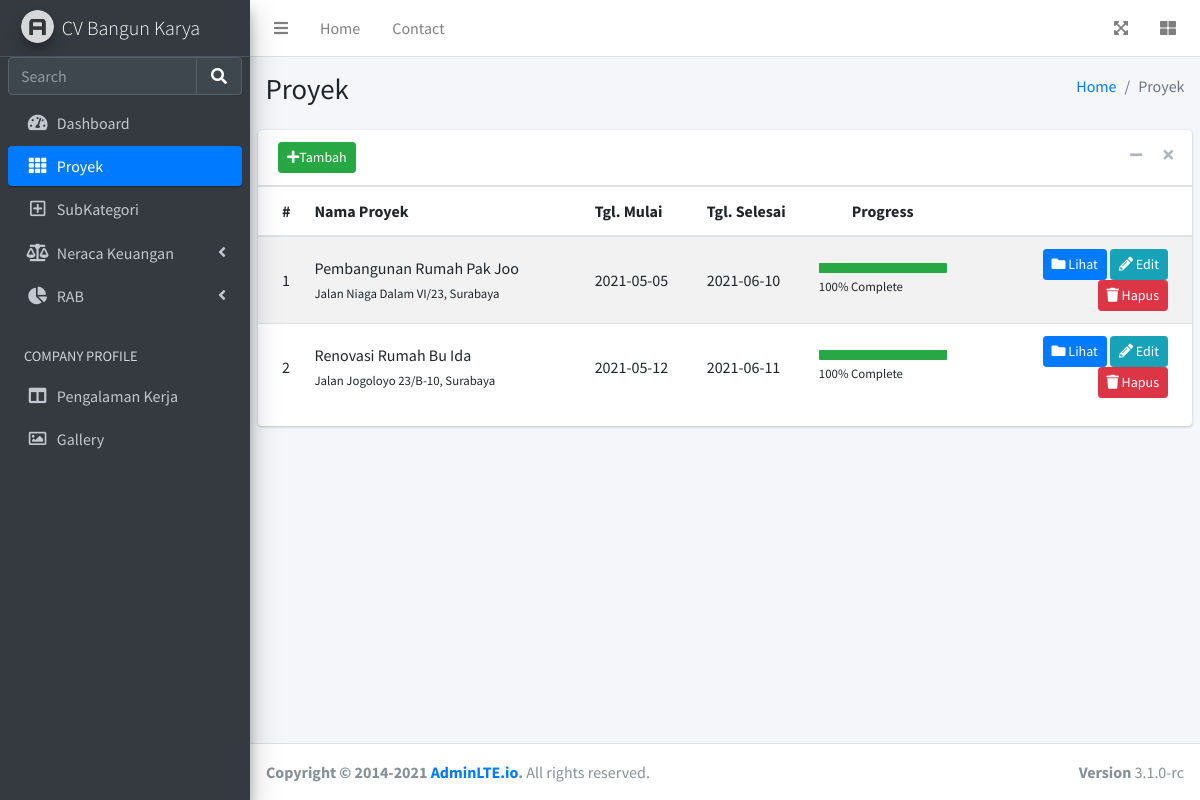
The page /proyek on the database its author committed.
### app.py (models this page shows)
class Proyek(db.Model):
    id = db.Column(db.Integer, primary_key=True)
    nama_proyek = db.Column(db.String(100), nullable=False)
    lokasi = db.Column(db.String(200), nullable=False)
    nama_klien = db.Column(db.String(100), nullable=False)
    no_hp = db.Column(db.String(20), nullable=False)
    tgl_mulai = db.Column(db.String(20), nullable=False)
    tgl_selesai = db.Column(db.String(20), nullable=False)
    date_created = db.Column(db.DateTime, default=datetime.utcnow)

### app.py (the view)
@app.route('/proyek', methods=['POST', 'GET'])
def proyek():
    if request.method == 'POST':
        new_task = Proyek(
            nama_proyek=request.form['nama_proyek'],
            lokasi=request.form['lokasi'],
            nama_klien=request.form['nama_klien'],
            no_hp=request.form['no_hp'],
            tgl_mulai=request.form['tgl_mulai'],
            tgl_selesai=request.form['tgl_selesai']
            )
        try:
            db.session.add(new_task)
            db.session.commit()
            return redirect('/proyek')
        except:
            return 'Error input data'
    else:
        tasks = Proyek.query.order_by(Proyek.date_created).all()
        return render_template('proyek/proyek.html', proyeks = tasks)

### templates/proyek/proyek.html (shortened to what this page needs)
{% extends 'base.html' %}
{% block status_proyek %} active {% endblock %}
{% block body %}
<div class="content-wrapper">
    <section class="content-header">
      <div class="container-fluid">
        <div class="row mb-2">
          <div class="col-sm-6">
            <h1>Proyek</h1>
          </div>
          <div class="col-sm-6">
            <ol class="breadcrumb float-sm-right">
              <li class="breadcrumb-item"><a href="#">Home</a></li>
              <li class="breadcrumb-item active">Proyek</li>
            </ol>
          </div>
        </div>
      </div>
    </section>
    <section class="content">
      <div class="card">
        <div class="card-header">
          <button type="button" class="btn btn-success btn-sm" data-toggle="modal" data-target="#modal-default">
            <i class="fas fa-plus"></i>Tambah
          </button>
          <div class="card-tools">
            <button type="button" class="btn btn-tool" data-card-widget="collapse" title="Collapse">
              <i class="fas fa-minus"></i>
            </button>
            <button type="button" class="btn btn-tool" data-card-widget="remove" title="Remove">
              <i class="fas fa-times"></i>
            </button>
          </div>
        </div>
        <div class="card-body p-0">
          <div class="table-responsive">
          <table class="table table-striped projects">
              <thead>
                  <tr>
                      <th style="width: 2%">
                          #
                      </th>
                      <th style="width: 30%">
                          Nama Proyek
                      </th>
                      <th style="width: 12%" hi>
                          Tgl. Mulai
                      </th>
                      <th style="width: 12%">
                          Tgl. Selesai
                      </th>
                      <th class="text-center">
                          Progress
                      </th>
                      <th style="width: 25%">
                      </th>
                  </tr>
              </thead>
              <tbody>
                  {% for proyek in proyeks %}
                  <tr>
                      <td>
                          {{ proyek.id }}
                      </td>
                      <td>
                          <a>
                              {{ proyek.nama_proyek }}
                          </a>
                          <br/>
                          <small>
                              {{ proyek.lokasi }}
                          </small>
                      </td>
                      <td>
                        {{ proyek.tgl_mulai }}
                      </td>
                      <td>
                        {{ proyek.tgl_selesai }}
                      </td>
                      <td class="project_progress">
                        <div class="progress progress-sm">
                              <div class="progress-bar bg-green" role="progressbar" aria-valuenow="100" aria-valuemin="0" aria-valuemax="100" style="width: 100%">
                              </div>
                          </div>
                          <small>
                              100% Complete
                          </small>
                      </td>
                      <td class="project-actions text-right">
                          <a class="btn btn-primary btn-sm" href="/proyek/{{ proyek.id }}">
                              <i class="fas fa-folder">
                              </i>
                              Lihat
                          </a>
                          <a class="btn btn-info btn-sm" href="/proyek/edit/{{ proyek.id }}">
                              <i class="fas fa-pencil-alt">
                              </i>
                              Edit
                          </a>
                          <a class="btn btn-danger btn-sm" href="/proyek/delete/{{ proyek.id }}">
                              <i class="fas fa-trash">
                              </i>
                              Hapus
                          </a>
                      </td>
                  </tr>
                  {% endfor %}
              </tbody>
          </table>
          </div>
        </div>
      </div>
    </section>
  </div>
{% endblock %}

### rows shown on the page
Proyek: id "1", nama_proyek "Pembangunan Rumah Pak Joo", lokasi "Jalan Niaga Dalam VI/23, Surabaya", tgl_mulai "2021-05-05", tgl_selesai "2021-06-10"
Proyek: id "2", nama_proyek "Renovasi Rumah Bu Ida", lokasi "Jalan Jogoloyo 23/B-10, Surabaya", tgl_mulai "2021-05-12", tgl_selesai "2021-06-11"
